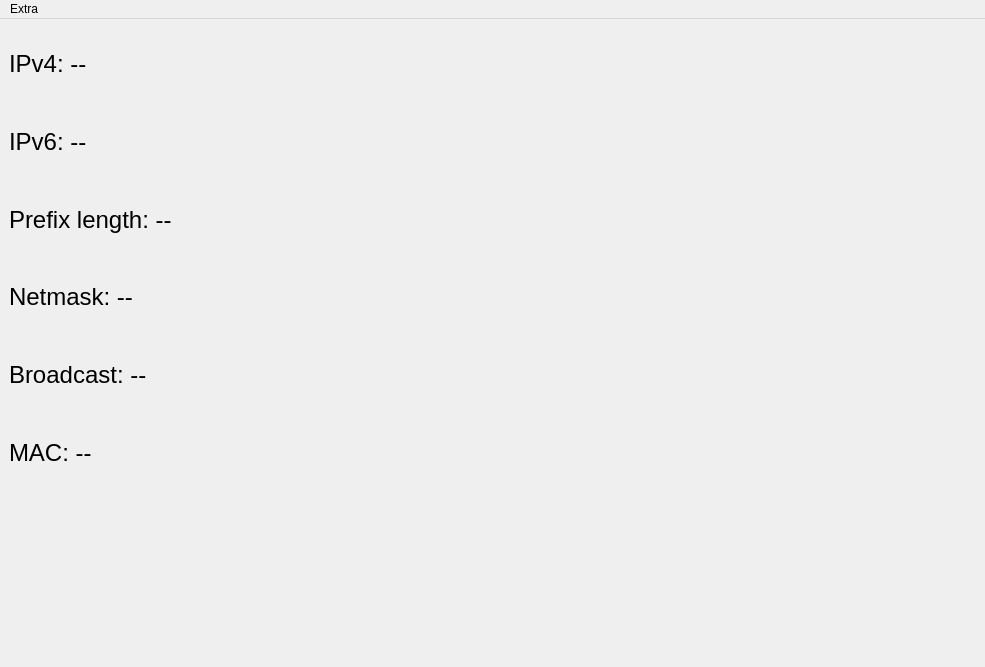
<?xml version="1.0" encoding="UTF-8"?>
<ui version="4.0">
 <class>MainWin</class>
 <widget class="QMainWindow" name="MainWin">
  <property name="geometry">
   <rect>
    <x>0</x>
    <y>0</y>
    <width>985</width>
    <height>667</height>
   </rect>
  </property>
  <property name="sizePolicy">
   <sizepolicy hsizetype="Fixed" vsizetype="Fixed">
    <horstretch>0</horstretch>
    <verstretch>0</verstretch>
   </sizepolicy>
  </property>
  <property name="minimumSize">
   <size>
    <width>0</width>
    <height>0</height>
   </size>
  </property>
  <property name="maximumSize">
   <size>
    <width>16777215</width>
    <height>16777215</height>
   </size>
  </property>
  <property name="windowTitle">
   <string>NetViewer</string>
  </property>
  <widget class="QWidget" name="centralwidget">
   <widget class="QWidget" name="verticalLayoutWidget">
    <property name="geometry">
     <rect>
      <x>9</x>
      <y>9</y>
      <width>741</width>
      <height>461</height>
     </rect>
    </property>
    <layout class="QVBoxLayout" name="verticalLayout">
     <item>
      <widget class="QLabel" name="labelIpv4">
       <property name="font">
        <font>
         <pointsize>18</pointsize>
         <stylestrategy>PreferDefault</stylestrategy>
        </font>
       </property>
       <property name="layoutDirection">
        <enum>Qt::LeftToRight</enum>
       </property>
       <property name="text">
        <string>IPv4: --</string>
       </property>
      </widget>
     </item>
     <item>
      <widget class="QLabel" name="labelIpv6">
       <property name="font">
        <font>
         <pointsize>18</pointsize>
         <stylestrategy>PreferDefault</stylestrategy>
        </font>
       </property>
       <property name="layoutDirection">
        <enum>Qt::LeftToRight</enum>
       </property>
       <property name="text">
        <string>IPv6: --</string>
       </property>
      </widget>
     </item>
     <item>
      <widget class="QLabel" name="labelPrefixlen">
       <property name="font">
        <font>
         <pointsize>18</pointsize>
         <stylestrategy>PreferDefault</stylestrategy>
        </font>
       </property>
       <property name="layoutDirection">
        <enum>Qt::LeftToRight</enum>
       </property>
       <property name="text">
        <string>Prefix length: --</string>
       </property>
      </widget>
     </item>
     <item>
      <widget class="QLabel" name="labelMask">
       <property name="font">
        <font>
         <pointsize>18</pointsize>
         <stylestrategy>PreferDefault</stylestrategy>
        </font>
       </property>
       <property name="layoutDirection">
        <enum>Qt::LeftToRight</enum>
       </property>
       <property name="text">
        <string>Netmask: --</string>
       </property>
      </widget>
     </item>
     <item>
      <widget class="QLabel" name="labelBroadcast">
       <property name="font">
        <font>
         <pointsize>18</pointsize>
         <stylestrategy>PreferDefault</stylestrategy>
        </font>
       </property>
       <property name="layoutDirection">
        <enum>Qt::LeftToRight</enum>
       </property>
       <property name="text">
        <string>Broadcast: --</string>
       </property>
      </widget>
     </item>
     <item>
      <widget class="QLabel" name="labelMac">
       <property name="font">
        <font>
         <pointsize>18</pointsize>
         <stylestrategy>PreferDefault</stylestrategy>
        </font>
       </property>
       <property name="layoutDirection">
        <enum>Qt::LeftToRight</enum>
       </property>
       <property name="text">
        <string>MAC: --</string>
       </property>
      </widget>
     </item>
    </layout>
   </widget>
  </widget>
  <widget class="QMenuBar" name="menubar">
   <property name="geometry">
    <rect>
     <x>0</x>
     <y>0</y>
     <width>985</width>
     <height>22</height>
    </rect>
   </property>
   <widget class="QMenu" name="menuExtra">
    <property name="title">
     <string>Extra</string>
    </property>
    <addaction name="actionAbout_program"/>
    <addaction name="actionAbout_developer"/>
    <addaction name="actionExit"/>
   </widget>
   <addaction name="menuExtra"/>
  </widget>
  <action name="actionAbout_program">
   <property name="text">
    <string>About program</string>
   </property>
   <property name="shortcut">
    <string>Ctrl+P</string>
   </property>
  </action>
  <action name="actionAbout_developer">
   <property name="text">
    <string>About developer</string>
   </property>
   <property name="shortcut">
    <string>Ctrl+D</string>
   </property>
  </action>
  <action name="actionExit">
   <property name="text">
    <string>Exit</string>
   </property>
   <property name="shortcut">
    <string>Ctrl+E</string>
   </property>
  </action>
 </widget>
 <resources/>
 <connections/>
</ui>
